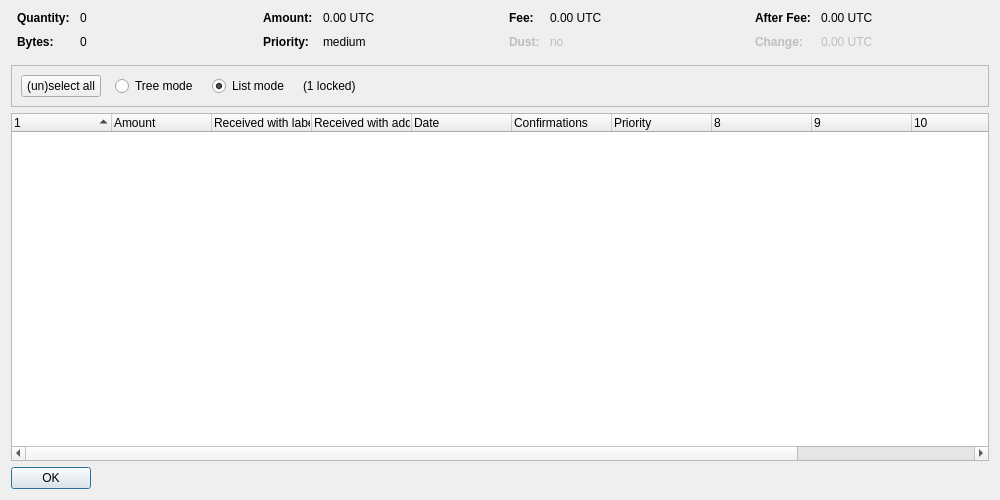
<?xml version="1.0" encoding="UTF-8"?>
<ui version="4.0">
 <class>CoinControlDialog</class>
 <widget class="QDialog" name="CoinControlDialog">
  <property name="geometry">
   <rect>
    <x>0</x>
    <y>0</y>
    <width>1000</width>
    <height>500</height>
   </rect>
  </property>
  <property name="windowTitle">
   <string>Coin Selection</string>
  </property>
  <layout class="QVBoxLayout" name="verticalLayout">
   <item>
    <layout class="QHBoxLayout" name="horizontalLayoutTop" stretch="0,0,0,0">
     <property name="topMargin">
      <number>0</number>
     </property>
     <property name="bottomMargin">
      <number>10</number>
     </property>
     <item>
      <layout class="QFormLayout" name="formLayoutCoinControl1">
       <property name="horizontalSpacing">
        <number>10</number>
       </property>
       <property name="verticalSpacing">
        <number>10</number>
       </property>
       <property name="leftMargin">
        <number>6</number>
       </property>
       <property name="rightMargin">
        <number>6</number>
       </property>
       <item row="0" column="0">
        <widget class="QLabel" name="labelCoinControlQuantityText">
         <property name="font">
          <font>
           <weight>75</weight>
           <bold>true</bold>
          </font>
         </property>
         <property name="text">
          <string>Quantity:</string>
         </property>
        </widget>
       </item>
       <item row="0" column="1">
        <widget class="QLabel" name="labelCoinControlQuantity">
         <property name="cursor">
          <cursorShape>IBeamCursor</cursorShape>
         </property>
         <property name="contextMenuPolicy">
          <enum>Qt::ActionsContextMenu</enum>
         </property>
         <property name="text">
          <string notr="true">0</string>
         </property>
         <property name="textInteractionFlags">
          <set>Qt::LinksAccessibleByMouse|Qt::TextSelectableByKeyboard|Qt::TextSelectableByMouse</set>
         </property>
        </widget>
       </item>
       <item row="1" column="0">
        <widget class="QLabel" name="labelCoinControlBytesText">
         <property name="font">
          <font>
           <weight>75</weight>
           <bold>true</bold>
          </font>
         </property>
         <property name="text">
          <string>Bytes:</string>
         </property>
        </widget>
       </item>
       <item row="1" column="1">
        <widget class="QLabel" name="labelCoinControlBytes">
         <property name="cursor">
          <cursorShape>IBeamCursor</cursorShape>
         </property>
         <property name="contextMenuPolicy">
          <enum>Qt::ActionsContextMenu</enum>
         </property>
         <property name="text">
          <string notr="true">0</string>
         </property>
         <property name="textInteractionFlags">
          <set>Qt::LinksAccessibleByMouse|Qt::TextSelectableByKeyboard|Qt::TextSelectableByMouse</set>
         </property>
        </widget>
       </item>
      </layout>
     </item>
     <item>
      <layout class="QFormLayout" name="formLayoutCoinControl2">
       <property name="horizontalSpacing">
        <number>10</number>
       </property>
       <property name="verticalSpacing">
        <number>10</number>
       </property>
       <property name="leftMargin">
        <number>6</number>
       </property>
       <property name="rightMargin">
        <number>6</number>
       </property>
       <item row="0" column="0">
        <widget class="QLabel" name="labelCoinControlAmountText">
         <property name="font">
          <font>
           <weight>75</weight>
           <bold>true</bold>
          </font>
         </property>
         <property name="text">
          <string>Amount:</string>
         </property>
        </widget>
       </item>
       <item row="0" column="1">
        <widget class="QLabel" name="labelCoinControlAmount">
         <property name="cursor">
          <cursorShape>IBeamCursor</cursorShape>
         </property>
         <property name="contextMenuPolicy">
          <enum>Qt::ActionsContextMenu</enum>
         </property>
         <property name="text">
          <string notr="true">0.00 UTC</string>
         </property>
         <property name="textInteractionFlags">
          <set>Qt::LinksAccessibleByMouse|Qt::TextSelectableByKeyboard|Qt::TextSelectableByMouse</set>
         </property>
        </widget>
       </item>
       <item row="1" column="0">
        <widget class="QLabel" name="labelCoinControlPriorityText">
         <property name="font">
          <font>
           <weight>75</weight>
           <bold>true</bold>
          </font>
         </property>
         <property name="text">
          <string>Priority:</string>
         </property>
        </widget>
       </item>
       <item row="1" column="1">
        <widget class="QLabel" name="labelCoinControlPriority">
         <property name="cursor">
          <cursorShape>IBeamCursor</cursorShape>
         </property>
         <property name="contextMenuPolicy">
          <enum>Qt::ActionsContextMenu</enum>
         </property>
         <property name="text">
          <string notr="true">medium</string>
         </property>
         <property name="textInteractionFlags">
          <set>Qt::LinksAccessibleByMouse|Qt::TextSelectableByKeyboard|Qt::TextSelectableByMouse</set>
         </property>
        </widget>
       </item>
      </layout>
     </item>
     <item>
      <layout class="QFormLayout" name="formLayoutCoinControl3">
       <property name="horizontalSpacing">
        <number>10</number>
       </property>
       <property name="verticalSpacing">
        <number>10</number>
       </property>
       <property name="leftMargin">
        <number>6</number>
       </property>
       <property name="rightMargin">
        <number>6</number>
       </property>
       <item row="0" column="0">
        <widget class="QLabel" name="labelCoinControlFeeText">
         <property name="font">
          <font>
           <weight>75</weight>
           <bold>true</bold>
          </font>
         </property>
         <property name="text">
          <string>Fee:</string>
         </property>
        </widget>
       </item>
       <item row="0" column="1">
        <widget class="QLabel" name="labelCoinControlFee">
         <property name="cursor">
          <cursorShape>IBeamCursor</cursorShape>
         </property>
         <property name="contextMenuPolicy">
          <enum>Qt::ActionsContextMenu</enum>
         </property>
         <property name="text">
          <string notr="true">0.00 UTC</string>
         </property>
         <property name="textInteractionFlags">
          <set>Qt::LinksAccessibleByMouse|Qt::TextSelectableByKeyboard|Qt::TextSelectableByMouse</set>
         </property>
        </widget>
       </item>
       <item row="1" column="0">
        <widget class="QLabel" name="labelCoinControlLowOutputText">
         <property name="enabled">
          <bool>false</bool>
         </property>
         <property name="font">
          <font>
           <weight>75</weight>
           <bold>true</bold>
          </font>
         </property>
         <property name="text">
          <string>Dust:</string>
         </property>
        </widget>
       </item>
       <item row="1" column="1">
        <widget class="QLabel" name="labelCoinControlLowOutput">
         <property name="enabled">
          <bool>false</bool>
         </property>
         <property name="cursor">
          <cursorShape>IBeamCursor</cursorShape>
         </property>
         <property name="contextMenuPolicy">
          <enum>Qt::ActionsContextMenu</enum>
         </property>
         <property name="text">
          <string notr="true">no</string>
         </property>
         <property name="textInteractionFlags">
          <set>Qt::LinksAccessibleByMouse|Qt::TextSelectableByKeyboard|Qt::TextSelectableByMouse</set>
         </property>
        </widget>
       </item>
      </layout>
     </item>
     <item>
      <layout class="QFormLayout" name="formLayoutCoinControl4">
       <property name="horizontalSpacing">
        <number>10</number>
       </property>
       <property name="verticalSpacing">
        <number>10</number>
       </property>
       <property name="leftMargin">
        <number>6</number>
       </property>
       <property name="rightMargin">
        <number>6</number>
       </property>
       <item row="0" column="0">
        <widget class="QLabel" name="labelCoinControlAfterFeeText">
         <property name="font">
          <font>
           <weight>75</weight>
           <bold>true</bold>
          </font>
         </property>
         <property name="text">
          <string>After Fee:</string>
         </property>
        </widget>
       </item>
       <item row="0" column="1">
        <widget class="QLabel" name="labelCoinControlAfterFee">
         <property name="cursor">
          <cursorShape>IBeamCursor</cursorShape>
         </property>
         <property name="contextMenuPolicy">
          <enum>Qt::ActionsContextMenu</enum>
         </property>
         <property name="text">
          <string notr="true">0.00 UTC</string>
         </property>
         <property name="textInteractionFlags">
          <set>Qt::LinksAccessibleByMouse|Qt::TextSelectableByKeyboard|Qt::TextSelectableByMouse</set>
         </property>
        </widget>
       </item>
       <item row="1" column="0">
        <widget class="QLabel" name="labelCoinControlChangeText">
         <property name="enabled">
          <bool>false</bool>
         </property>
         <property name="font">
          <font>
           <weight>75</weight>
           <bold>true</bold>
          </font>
         </property>
         <property name="text">
          <string>Change:</string>
         </property>
        </widget>
       </item>
       <item row="1" column="1">
        <widget class="QLabel" name="labelCoinControlChange">
         <property name="enabled">
          <bool>false</bool>
         </property>
         <property name="cursor">
          <cursorShape>IBeamCursor</cursorShape>
         </property>
         <property name="contextMenuPolicy">
          <enum>Qt::ActionsContextMenu</enum>
         </property>
         <property name="text">
          <string notr="true">0.00 UTC</string>
         </property>
         <property name="textInteractionFlags">
          <set>Qt::LinksAccessibleByMouse|Qt::TextSelectableByKeyboard|Qt::TextSelectableByMouse</set>
         </property>
        </widget>
       </item>
      </layout>
     </item>
    </layout>
   </item>
   <item>
    <widget class="QFrame" name="frame">
     <property name="minimumSize">
      <size>
       <width>0</width>
       <height>40</height>
      </size>
     </property>
     <property name="frameShape">
      <enum>QFrame::StyledPanel</enum>
     </property>
     <property name="frameShadow">
      <enum>QFrame::Sunken</enum>
     </property>
     <layout class="QHBoxLayout" name="horizontalLayout">
      <item>
       <layout class="QHBoxLayout" name="horizontalLayoutPanel" stretch="0,0,0,0,0">
        <property name="spacing">
         <number>14</number>
        </property>
        <item>
         <widget class="QPushButton" name="pushButtonSelectAll">
          <property name="sizePolicy">
           <sizepolicy hsizetype="Maximum" vsizetype="Fixed">
            <horstretch>0</horstretch>
            <verstretch>0</verstretch>
           </sizepolicy>
          </property>
          <property name="text">
           <string>(un)select all</string>
          </property>
          <property name="autoDefault">
           <bool>false</bool>
          </property>
         </widget>
        </item>
        <item>
         <widget class="QRadioButton" name="radioTreeMode">
          <property name="sizePolicy">
           <sizepolicy hsizetype="Maximum" vsizetype="Fixed">
            <horstretch>0</horstretch>
            <verstretch>0</verstretch>
           </sizepolicy>
          </property>
          <property name="text">
           <string>Tree mode</string>
          </property>
         </widget>
        </item>
        <item>
         <widget class="QRadioButton" name="radioListMode">
          <property name="sizePolicy">
           <sizepolicy hsizetype="Maximum" vsizetype="Fixed">
            <horstretch>0</horstretch>
            <verstretch>0</verstretch>
           </sizepolicy>
          </property>
          <property name="text">
           <string>List mode</string>
          </property>
          <property name="checked">
           <bool>true</bool>
          </property>
         </widget>
        </item>
        <item>
         <widget class="QLabel" name="labelLocked">
          <property name="text">
           <string notr="true">(1 locked)</string>
          </property>
         </widget>
        </item>
        <item>
         <spacer name="horizontalSpacer">
          <property name="orientation">
           <enum>Qt::Horizontal</enum>
          </property>
          <property name="sizeHint" stdset="0">
           <size>
            <width>40</width>
            <height>20</height>
           </size>
          </property>
         </spacer>
        </item>
       </layout>
      </item>
     </layout>
    </widget>
   </item>
   <item>
    <widget class="CoinControlTreeWidget" name="treeWidget">
     <property name="contextMenuPolicy">
      <enum>Qt::CustomContextMenu</enum>
     </property>
     <property name="sortingEnabled">
      <bool>false</bool>
     </property>
     <property name="columnCount">
      <number>12</number>
     </property>
     <attribute name="headerShowSortIndicator" stdset="0">
      <bool>true</bool>
     </attribute>
     <attribute name="headerStretchLastSection">
      <bool>false</bool>
     </attribute>
     <column>
      <property name="text">
       <string/>
      </property>
     </column>
     <column>
      <property name="text">
       <string>Amount</string>
      </property>
     </column>
     <column>
      <property name="text">
       <string>Received with label</string>
      </property>
     </column>
     <column>
      <property name="text">
       <string>Received with address</string>
      </property>
     </column>
     <column>
      <property name="text">
       <string>Date</string>
      </property>
     </column>
     <column>
      <property name="text">
       <string>Confirmations</string>
      </property>
      <property name="toolTip">
       <string>Confirmed</string>
      </property>
     </column>
     <column>
      <property name="text">
       <string>Priority</string>
      </property>
     </column>
     <column>
      <property name="text">
       <string/>
      </property>
     </column>
     <column>
      <property name="text">
       <string/>
      </property>
     </column>
     <column>
      <property name="text">
       <string/>
      </property>
     </column>
     <column>
      <property name="text">
       <string/>
      </property>
     </column>
     <column>
      <property name="text">
       <string/>
      </property>
     </column>
    </widget>
   </item>
   <item>
    <widget class="QDialogButtonBox" name="buttonBox">
     <property name="sizePolicy">
      <sizepolicy hsizetype="Maximum" vsizetype="Fixed">
       <horstretch>0</horstretch>
       <verstretch>0</verstretch>
      </sizepolicy>
     </property>
     <property name="orientation">
      <enum>Qt::Horizontal</enum>
     </property>
     <property name="standardButtons">
      <set>QDialogButtonBox::Ok</set>
     </property>
    </widget>
   </item>
  </layout>
 </widget>
 <customwidgets>
  <customwidget>
   <class>CoinControlTreeWidget</class>
   <extends>QTreeWidget</extends>
   <header>coincontroltreewidget.h</header>
  </customwidget>
 </customwidgets>
 <resources/>
 <connections/>
</ui>
